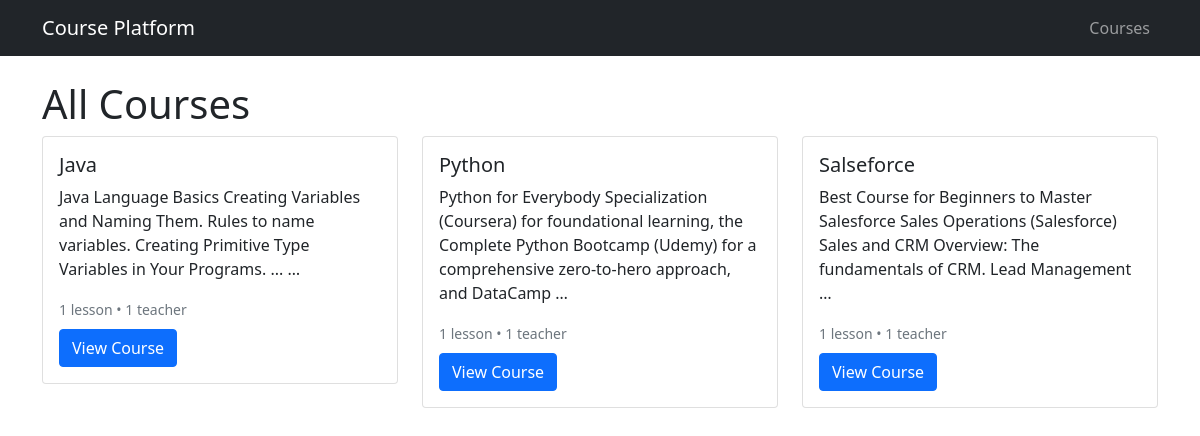
Page /courses/ on the committed database.
### courses/models.py (models this page shows, shortened)
class Course(models.Model):
    title = models.CharField(max_length=200)
    description = models.TextField()
    created_at = models.DateTimeField(auto_now_add=True)
    updated_at = models.DateTimeField(auto_now=True)
    class Meta:
        ordering = ['title']

### courses/views.py (the view)
# urls.py: path('', lambda request: redirect('courses:course_list')),
def course_list(request):
    courses = Course.objects.all().prefetch_related('teachers', 'lessons')
    return render(request, 'courses/course_list.html', {'courses': courses})

### templates/courses/course_list.html (shortened to what this page needs)
{% extends 'base.html' %}
{% block content %}
<h1>All Courses</h1>
<div class="row">
    {% for course in courses %}
    <div class="col-md-6 col-lg-4 mb-4">
        <div class="card">
            <div class="card-body">
                <h5 class="card-title">{{ course.title }}</h5>
                <p class="card-text">{{ course.description|truncatewords:20 }}</p>
                <div class="mb-2">
                    <small class="text-muted">
                        {{ course.lessons.count }} lesson{{ course.lessons.count|pluralize }}
                        • {{ course.teachers.count }} teacher{{ course.teachers.count|pluralize }}
                    </small>
                </div>
                <a href="{% url 'courses:course_detail' course.pk %}" class="btn btn-primary">View Course</a>
            </div>
        </div>
    </div>
    {% empty %}
    <div class="col-12">
        <div class="alert alert-info">
            No courses available yet. <a href="/admin/">Add some courses</a> to get started.
        </div>
    </div>
    {% endfor %}
</div>
{% endblock %}

### templates/base.html (shortened to what this page needs)
<!DOCTYPE html>
<html lang="en">
<head>
    <link href="https://cdn.jsdelivr.net/npm/bootstrap@5.1.3/dist/css/bootstrap.min.css" rel="stylesheet">
</head>
<body>
    <nav class="navbar navbar-expand-lg navbar-dark bg-dark">
        <div class="container">
            <a class="navbar-brand" href="{% url 'courses:course_list' %}">Course Platform</a>
            <div class="navbar-nav">
                <a class="nav-link" href="{% url 'courses:course_list' %}">Courses</a>
            </div>
        </div>
    </nav>
    <div class="container mt-4">
        {% block content %}
        {% endblock %}
    </div>
</body>
</html>

### rows in the picture
Course: title "Java", description "Java Language Basics Creating Variables and Naming Them. Rules to name variables. Creating Primitive Type Variables in Your Programs. ... …", lessons.count "1", teachers.count "1"
Course: title "Python", description "Python for Everybody Specialization (Coursera) for foundational learning, the Complete Python Bootcamp (Udemy) for a comprehensive zero-to-hero approach, and DataCamp …", lessons.count "1", teachers.count "1"
Course: title "Salseforce", description "Best Course for Beginners to Master Salesforce Sales Operations (Salesforce) Sales and CRM Overview: The fundamentals of CRM. Lead Management …", lessons.count "1", teachers.count "1"
